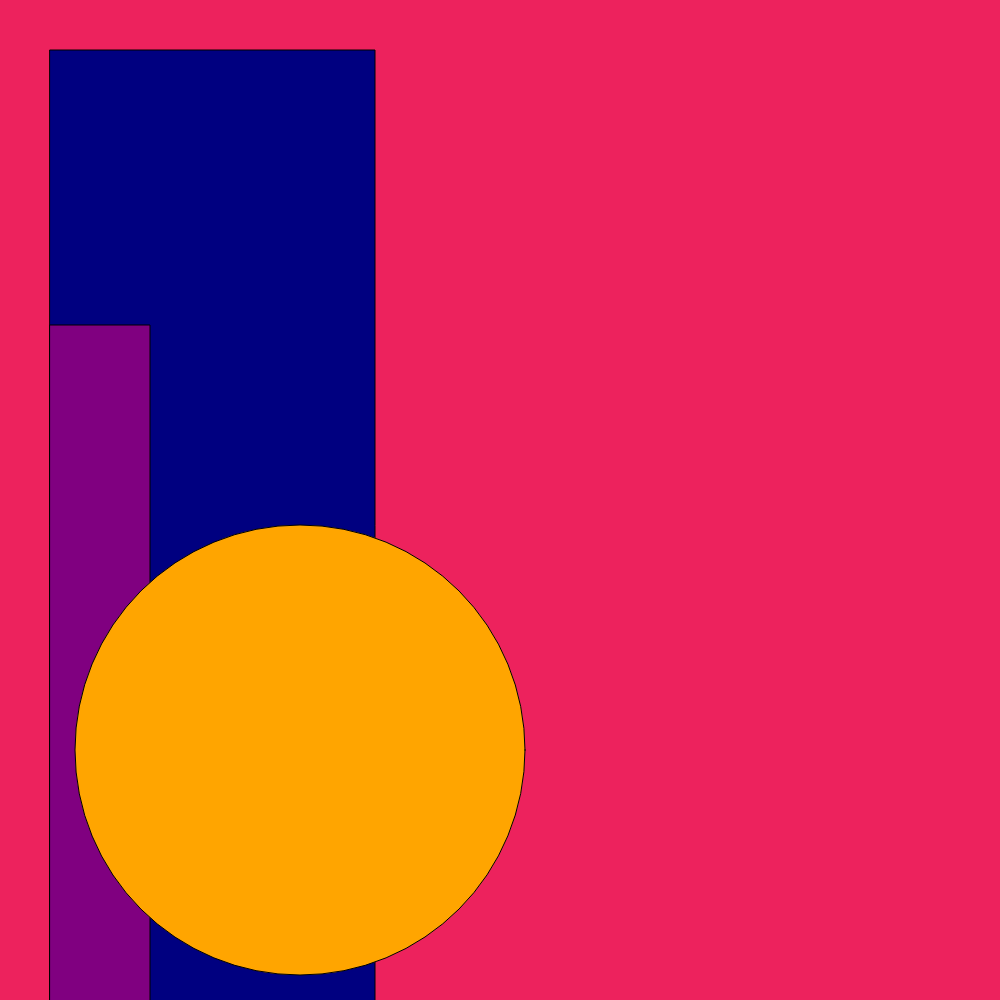
Frame 1 (no input)
Frame 60 (no input): identical to frame 1, image omitted
Frame 120 (the mouse pressed at the canvas centre since frame 60): identical to frame 1, image omitted

The p5.js sketch that drew this single still picture (run headless with seeded random() and noise() and a simulated clock; from frame 60 on, the mouse is pressed at the canvas centre):

// p5.js sketch
// ── sketch.js
function setup() {
  createCanvas(1000, 1000);
}

function draw() {
  background(237, 34, 93);

  fill('navy');
  rect(50, 50, 325, 1500);

  fill('purple');
  rect(50, 325, 100, 1500);

  fill('orange');
  circle(300, 750, 450);
}
